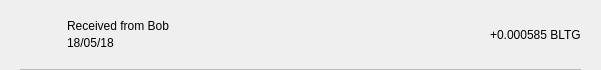
<?xml version="1.0" encoding="UTF-8"?>
<ui version="4.0">
 <class>TxRow</class>
 <widget class="QWidget" name="TxRow">
  <property name="geometry">
   <rect>
    <x>0</x>
    <y>0</y>
    <width>601</width>
    <height>70</height>
   </rect>
  </property>
  <property name="minimumSize">
   <size>
    <width>0</width>
    <height>40</height>
   </size>
  </property>
  <property name="windowTitle">
   <string>Form</string>
  </property>
  <layout class="QVBoxLayout" name="verticalLayout_3">
   <property name="spacing">
    <number>0</number>
   </property>
   <property name="leftMargin">
    <number>0</number>
   </property>
   <property name="topMargin">
    <number>0</number>
   </property>
   <property name="rightMargin">
    <number>0</number>
   </property>
   <property name="bottomMargin">
    <number>0</number>
   </property>
   <item>
    <widget class="QWidget" name="rowContainer" native="true">
     <layout class="QVBoxLayout" name="verticalLayout_2">
      <property name="spacing">
       <number>9</number>
      </property>
      <property name="leftMargin">
       <number>20</number>
      </property>
      <property name="topMargin">
       <number>9</number>
      </property>
      <property name="rightMargin">
       <number>20</number>
      </property>
      <property name="bottomMargin">
       <number>0</number>
      </property>
      <item>
       <widget class="QFrame" name="frame">
        <property name="styleSheet">
         <string notr="true">border:none;</string>
        </property>
        <property name="frameShape">
         <enum>QFrame::StyledPanel</enum>
        </property>
        <property name="frameShadow">
         <enum>QFrame::Raised</enum>
        </property>
        <layout class="QHBoxLayout" name="horizontalLayout" stretch="0,2,0">
         <property name="leftMargin">
          <number>0</number>
         </property>
         <property name="topMargin">
          <number>0</number>
         </property>
         <property name="rightMargin">
          <number>0</number>
         </property>
         <property name="bottomMargin">
          <number>0</number>
         </property>
         <item>
          <widget class="QPushButton" name="icon">
           <property name="focusPolicy">
            <enum>Qt::NoFocus</enum>
           </property>
           <property name="styleSheet">
            <string notr="true">border:none;</string>
           </property>
           <property name="text">
            <string/>
           </property>
           <property name="iconSize">
            <size>
             <width>28</width>
             <height>28</height>
            </size>
           </property>
          </widget>
         </item>
         <item>
          <layout class="QVBoxLayout" name="verticalLayout">
           <property name="spacing">
            <number>3</number>
           </property>
           <property name="leftMargin">
            <number>9</number>
           </property>
           <item>
            <widget class="QLabel" name="lblAddress">
             <property name="styleSheet">
              <string notr="true"/>
             </property>
             <property name="text">
              <string>Received from Bob</string>
             </property>
             <property name="alignment">
              <set>Qt::AlignBottom|Qt::AlignLeading|Qt::AlignLeft</set>
             </property>
            </widget>
           </item>
           <item>
            <widget class="QLabel" name="lblDate">
             <property name="styleSheet">
              <string notr="true"/>
             </property>
             <property name="text">
              <string>18/05/18</string>
             </property>
             <property name="alignment">
              <set>Qt::AlignLeading|Qt::AlignLeft|Qt::AlignTop</set>
             </property>
            </widget>
           </item>
          </layout>
         </item>
         <item>
          <widget class="QLabel" name="lblAmount">
           <property name="styleSheet">
            <string notr="true"/>
           </property>
           <property name="text">
            <string>+0.000585 BLTG</string>
           </property>
          </widget>
         </item>
        </layout>
       </widget>
      </item>
      <item>
       <widget class="QLabel" name="lblDivisory">
        <property name="minimumSize">
         <size>
          <width>0</width>
          <height>1</height>
         </size>
        </property>
        <property name="maximumSize">
         <size>
          <width>16777215</width>
          <height>1</height>
         </size>
        </property>
        <property name="styleSheet">
         <string notr="true">background-color:#bababa;</string>
        </property>
        <property name="text">
         <string/>
        </property>
        <property name="alignment">
         <set>Qt::AlignBottom|Qt::AlignLeading|Qt::AlignLeft</set>
        </property>
       </widget>
      </item>
     </layout>
    </widget>
   </item>
  </layout>
 </widget>
 <resources/>
 <connections/>
</ui>
